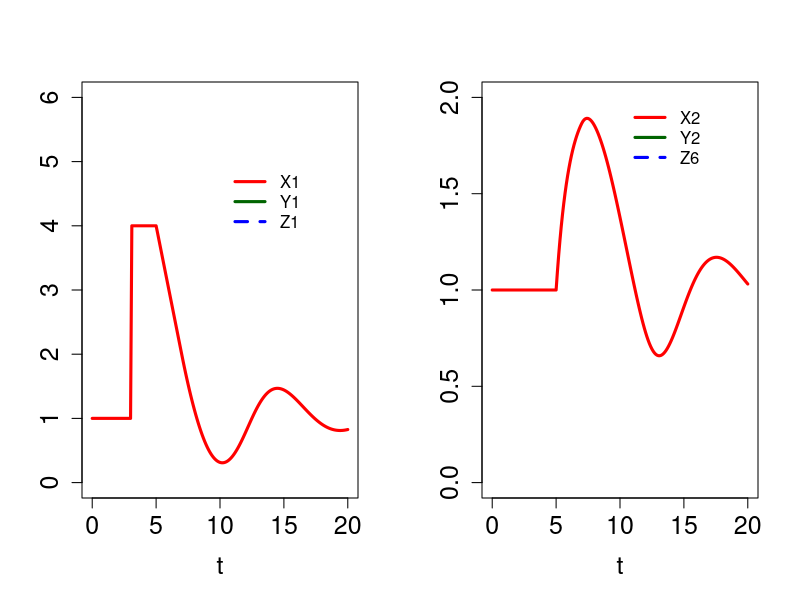
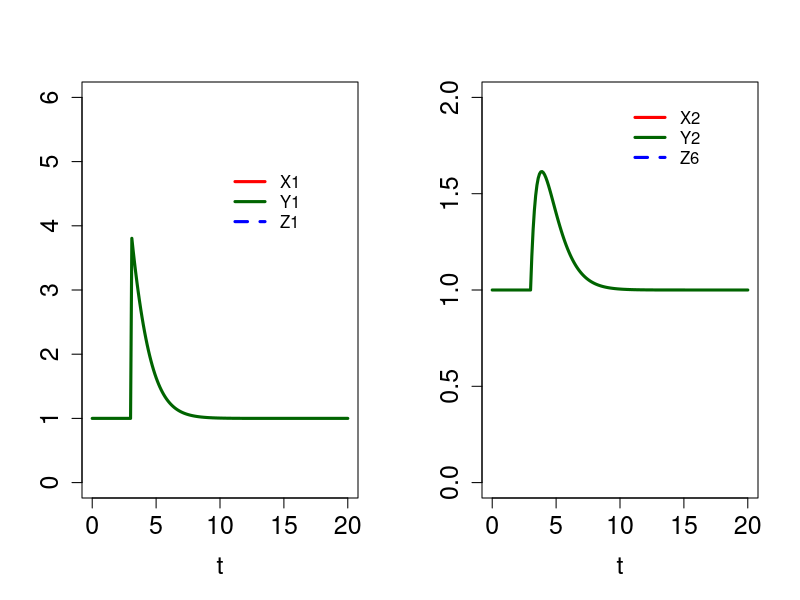
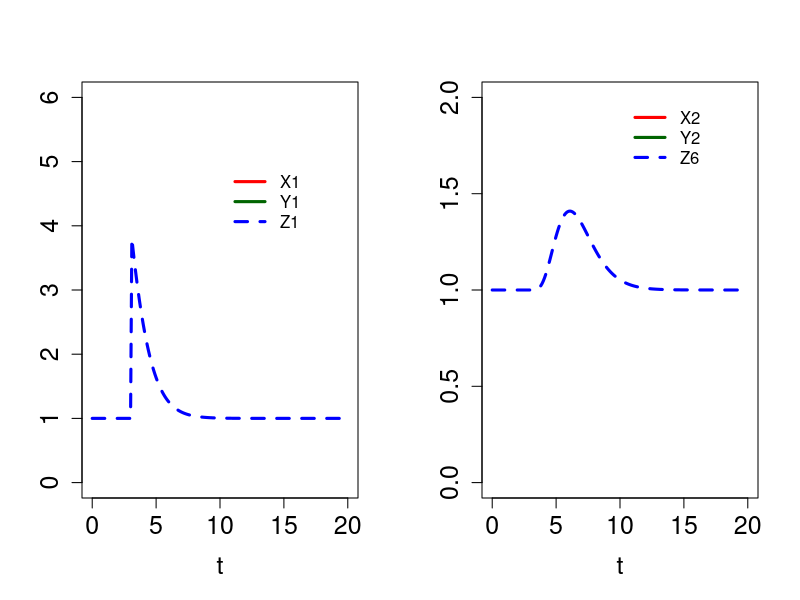
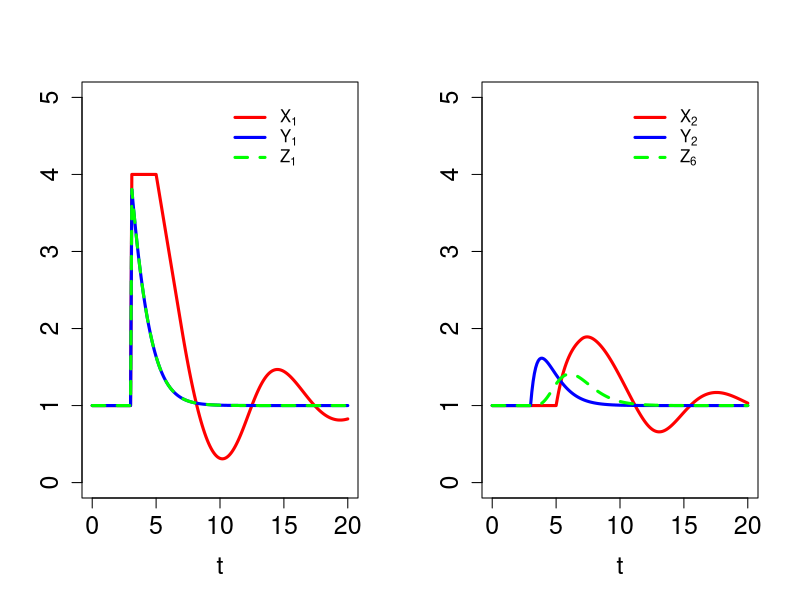

Here is the R script that generated these plots, in order:



rm(list = ls())



#install.packages("deSolve")
library(deSolve)

t = seq(0,20,.1)

Pars = c(		
	tau = 2,
	Bolus  = 0		
      )

######################################################################################################################################
##### system of delayed dif. eq. X

InitStateX=c(
		X1 = 1,
		X2 = 1	
		)

EquationsX <- function(t, y, pars, tau) 
        { 
        ### returns rate of change
        # t = model's time structure
        # initState = model initial state
        # pars = model parameters 

        with(as.list(c(y)), 
            {	
		tcount = t
		tlag = t - tau
		if (tlag <= 0) {X1_lag = 1} else {X1_lag = lagvalue(t=tlag,nr=1)}

		eq1 = 1 - (X1_lag)^0.5
		eq2 = (X1_lag)^0.5 - X2

		dX1 = eq1
		dX2 = eq2

            return(list(dy = c(dX1,dX2),count=c(eq1,eq2),tcount=tcount,tlag=tlag,X1_lag=X1_lag))
            })
        }

perturbX = data.frame(var = 'X1', time = 3, value = 3, method = "add") #  method ("replace", "add", "multiply")

rootfun <- function(t, y, p) {return(t - 3)}
eventfun <- function(t, y, p) {return (c(y[1] +3, y[2]))}

outX = dede(
		times = t,
		y = InitStateX,
		parms = Pars,
		func = EquationsX,
		tau = Pars[1],
		events = list(data = perturbX)) # 

		#rootfun = rootfun,
		#events = list(func = eventfun, root = TRUE)


par(mfrow=c(1,2))
plot(outX[,1],outX[,2],type='l',col='red',lwd=3,ylim=c(0,6),xlab='t',ylab='',cex.lab=1.5,cex.axis=1.5)
legend(10,5,legend=c('X1','Y1','Z1'),lty=c(1,1,2),lwd=c(3,3,3),col=c('red','darkgreen','blue'),bty="n")
plot(outX[,1],outX[,3],type='l',col='red',lwd=3,ylim=c(0,2),xlab='t',ylab='',cex.lab=1.5,cex.axis=1.5)
legend(10,2,legend=c('X2','Y2','Z6'),lty=c(1,1,2),lwd=c(3,3,3),col=c('red','darkgreen','blue'),bty="n")

##### system of delayed dif. eq. X
######################################################################################################################################



######################################################################################################################################
##### system of dif. eq. Y

InitStateY=c(
		Y1 = 1,
		Y2 = 1 	
		)

EquationsY <- function(t, x, pars) 
        { 
        ### returns rate of change
        # t = model's time structure
        # initState = model initial state
        # pars = model parameters 

        with(as.list(c(x, pars)), 
            {	

		dY1 = 2 + Bolus - tau * Y1^0.5
		dY2 = tau * Y1^0.5 - tau * Y2

            return(list(c(dY1,dY2),count=c(),signal = c()))
            })
        }

perturbY = data.frame(var = 'Y1', time = 3, value = 3, method = "add") #  method ("replace", "add", "multiply")

outY = ode(
		times = t,
		y = InitStateY,
		parms = Pars,
		func = EquationsY,
		events = list(data = perturbY)) #  

par(mfrow=c(1,2))
plot(outY[,1],outY[,2],type='l',col='darkgreen',lwd=3,ylim=c(0,6),xlab='t',ylab='',cex.lab=1.5,cex.axis=1.5)
legend(10,5,legend=c('X1','Y1','Z1'),lty=c(1,1,2),lwd=c(3,3,3),col=c('red','darkgreen','blue'),bty="n")
plot(outY[,1],outY[,3],type='l',col='darkgreen',lwd=3,ylim=c(0,2),xlab='t',ylab='',cex.lab=1.5,cex.axis=1.5)
legend(10,2,legend=c('X2','Y2','Z6'),lty=c(1,1,2),lwd=c(3,3,3),col=c('red','darkgreen','blue'),bty="n")

##### system of dif. eq. Y
######################################################################################################################################



######################################################################################################################################
##### system of dif. eq. Z

InitStateZ=c(
		Z1 = 1,
		Z2 = 1, 	
		Z3 = 1,
		Z4 = 1, 	
		Z5 = 1,
		Z6 = 1 	
		)

EquationsZ <- function(t, x, pars) 
        { 
        ### returns rate of change
        # t = model's time structure
        # initState = model initial state
        # pars = model parameters 

        with(as.list(c(x, pars)), 
            {	

		dZ1 = 2 + Bolus - tau * Z1^0.5
		dZ2 = tau * Z1^0.5 - tau * Z2
		dZ3 = tau * Z2 - tau * Z3
		dZ4 = tau * Z3 - tau * Z4
		dZ5 = tau * Z4 - tau * Z5
		dZ6 = tau * Z5 - 2 * Z6

            return(list(c(dZ1,dZ2,dZ3,dZ4,dZ5,dZ6),count=c(),signal = c()))
            })
        }

perturbZ = data.frame(var = 'Z1', time = 3, value = 3, method = "add") #  method ("replace", "add", "multiply")

outZ = ode(
		times = t,
		y = InitStateZ,
		parms = Pars,
		func = EquationsZ,
		events = list(data = perturbZ)) #  

par(mfrow=c(1,2))
plot(outZ[,1],outZ[,2],type='l',lty=2,col='blue',lwd=3,ylim=c(0,6),xlab='t',ylab='',cex.lab=1.5,cex.axis=1.5)
legend(10,5,legend=c('X1','Y1','Z1'),lty=c(1,1,2),lwd=c(3,3,3),col=c('red','darkgreen','blue'),bty="n")
plot(outZ[,1],outZ[,7],type='l',lty=2,col='blue',lwd=3,ylim=c(0,2),xlab='t',ylab='',cex.lab=1.5,cex.axis=1.5)
legend(10,2,legend=c('X2','Y2','Z6'),lty=c(1,1,2),lwd=c(3,3,3),col=c('red','darkgreen','blue'),bty="n")

##### system of dif. eq. Y
######################################################################################################################################



# setwd('C:\\Users\\doliv\\OneDrive\\2_2019_America\\2021\\20211105_Eberhard_discrete_BST\\pictures')
# tiff("Fig_delays1.tiff", height = 10, width = 20, units = 'cm',compression = "lzw", res = 300)

par(mfrow=c(1,2))

plot(outX[,1],outX[,2],type='l',col='red',lwd=3,ylim=c(0,5),xlab='t',ylab='',cex.lab=1.5,cex.axis=1.5)
lines(outY[,1],outY[,2],col='blue',lwd=3)
lines(outZ[,1],outZ[,2],lty=2,col='green',lwd=3)
legend(10,5,legend=c(expression('X'[1]),expression('Y'[1]),expression('Z'[1])),lty=c(1,1,2),lwd=c(3,3,3),col=c('red','blue','green'),bty="n")

plot(outX[,1],outX[,3],type='l',col='red',lwd=3,ylim=c(0,5),xlab='t',ylab='',cex.lab=1.5,cex.axis=1.5)
lines(outY[,1],outY[,3],type='l',col='blue',lwd=3)
lines(outZ[,1],outZ[,7],lty=2,col='green',lwd=3)
legend(10,5,legend=c(expression('X'[2]),expression('Y'[2]),expression('Z'[6])),lty=c(1,1,2),lwd=c(3,3,3),col=c('red','blue','green'),bty="n")

# dev.off()
